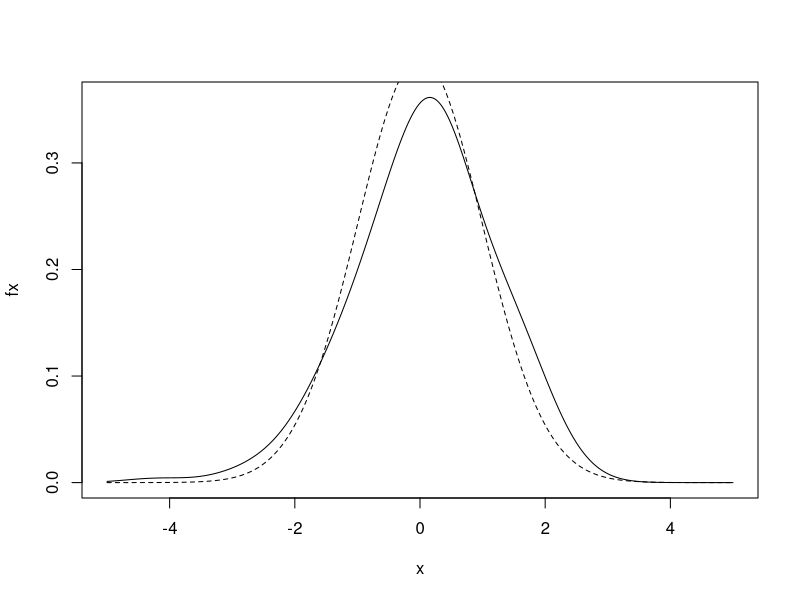
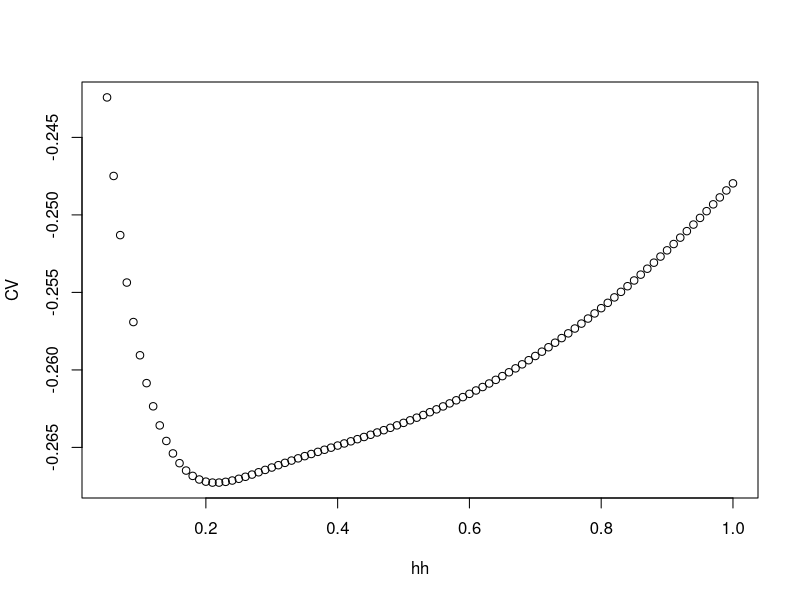
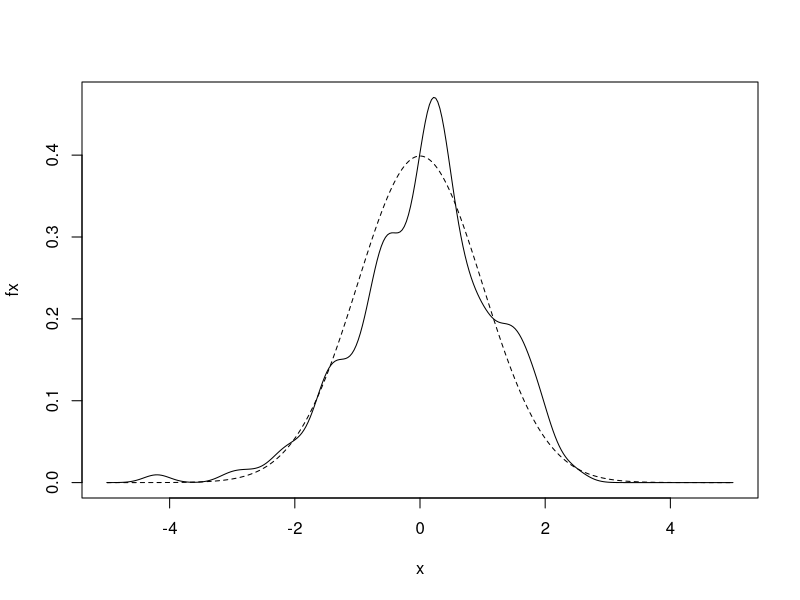

Write R code to recreate these figures, in order.

n <- 200
Y <- rnorm(n)

kde_gaussian <- function(x,Y,h) 1/(n*h) * sum(dnorm((Y-x)/h))
  
h <- .5
x <- seq(-5,5,length=300)
fx <- sapply(x,FUN=kde_gaussian, Y = Y, h = h)
plot(fx~x,type="l")
lines(dnorm(x)~x,lty=2)

# crossvalidation
hh <- seq(.05,1,by = 0.01)
CV <- numeric(length(hh))
for(j in 1:length(hh)){
  
  fx <- sapply(x,FUN=kde_gaussian, Y = Y, h = hh[j])
  A <- sum(fx^2)*(x[2]-x[1])
  
  B <- 0
  for(i in 1:n) B <- B + kde_gaussian(Y[i],Y[-i],hh[j]) / n
  
  CV[j] <- A - 2*B

}

plot(CV~hh)
hcv <- hh[which.min(CV)]

# plot kde with crossvalidation choice of h
fx <- sapply(x,FUN=kde_gaussian, Y = Y, h = hcv)
plot(fx~x,type="l")
lines(dnorm(x)~x,lty=2)
